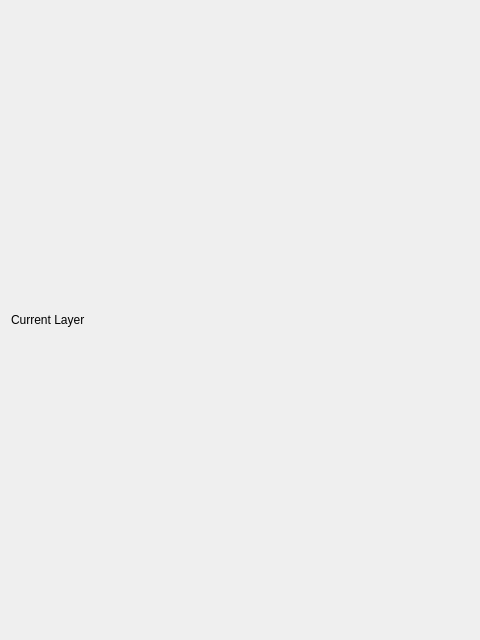
<?xml version="1.0" encoding="UTF-8"?>
<ui version="4.0">
 <class>Form</class>
 <widget class="QWidget" name="Form">
  <property name="geometry">
   <rect>
    <x>0</x>
    <y>0</y>
    <width>480</width>
    <height>640</height>
   </rect>
  </property>
  <property name="windowTitle">
   <string>Form</string>
  </property>
  <layout class="QGridLayout" name="gridLayout">
   <item row="0" column="0">
    <widget class="QLabel" name="label">
     <property name="text">
      <string>Current Layer</string>
     </property>
    </widget>
   </item>
   <item row="0" column="1">
    <layout class="QVBoxLayout" name="combo_layer_layout"/>
   </item>
  </layout>
 </widget>
 <resources/>
 <connections/>
</ui>
